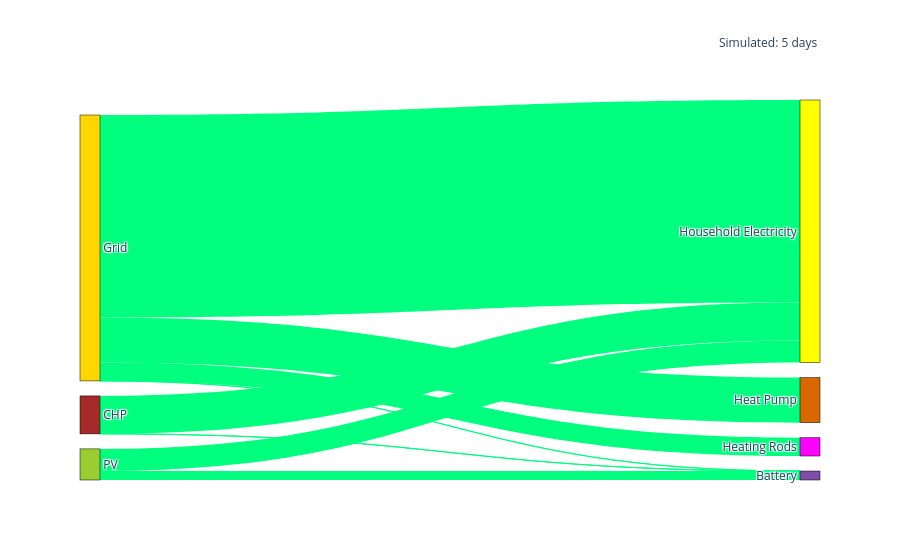

The cell this chart's notebook holds for it:
### Markdown cell above
# Electrical Energy Balance

### Code cell
import plotly.graph_objects as go
electric_sankey = electric_sankey

# --- DRAW THE PLOT ---
fig = go.Figure(data=[go.Sankey(
    arrangement = "snap",
    valueformat = ".3s",
    valuesuffix = "Wh",
    
    # Define the Boxes (Nodes)
    node = dict(
      pad = 15,
      thickness = 20,
      line = dict(color = "black", width = 0.5),
      label = electric_sankey["node_labels"],
      color = electric_sankey["node_colors"]
    ),
    
    # Define the Arrows (Links)
    link = dict(
      source = electric_sankey["source_indices"],
      target = electric_sankey["target_indices"],
      value = electric_sankey["link_values"],
      color = electric_sankey["link_colors"]
    )
)])
fig.add_annotation(x=1.0, y=1.18, xref="paper", yref="paper", text=f"Simulated: {round(days_simulated)} days", showarrow=False,font=dict(size=12))
fig.show()

### Figure 1 — Plotly figure (JSON) as saved in the notebook; plotly's stock layout.template omitted (floating-point values rounded to 4 significant figures)
{"data": [{"arrangement": "snap", "link": {"color": ["springgreen", "springgreen", "springgreen", "springgreen", "springgreen", "springgreen", "springgreen", "springgreen"], "source": [6, 1, 6, 1, 2, 2, 2, 2], "target": [0, 0, 5, 5, 0, 5, 3, 4], "value": [318700.0, 1441.0, 789700.0, 1352000.0, 176.4, 7216000.0, 1606000.0, 653100.0]}, "node": {"color": ["rgba(75, 0, 130, 0.7)", "brown", "gold", "rgba(217, 104, 0, 1)", "magenta", "yellow", "yellowgreen"], "label": ["Battery", "CHP", "Grid", "Heat Pump", "Heating Rods", "Household Electricity", "PV"], "line": {"color": "black", "width": 0.5}, "pad": 15, "thickness": 20}, "type": "sankey", "valueformat": ".3s", "valuesuffix": "Wh"}], "layout": {"annotations": [{"font": {"size": 12}, "showarrow": false, "text": "Simulated: 5 days", "x": 1, "xref": "paper", "y": 1.18, "yref": "paper"}]}}
